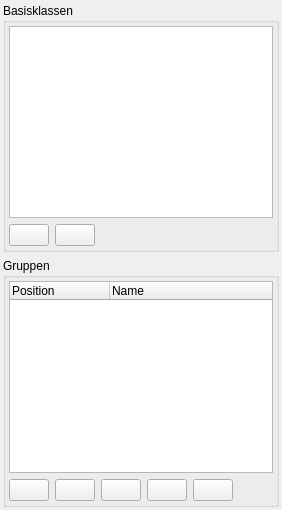
     <widget class="QWidget" name="tab_2">
      <attribute name="title">
       <string>Basisklassen und Gruppen</string>
      </attribute>
      <layout class="QVBoxLayout" name="verticalLayout_5">
       <property name="leftMargin">
        <number>3</number>
       </property>
       <property name="topMargin">
        <number>3</number>
       </property>
       <property name="rightMargin">
        <number>3</number>
       </property>
       <property name="bottomMargin">
        <number>3</number>
       </property>
       <item>
        <widget class="QGroupBox" name="groupBox">
         <property name="title">
          <string>Basisklassen</string>
         </property>
         <layout class="QVBoxLayout" name="verticalLayout">
          <property name="leftMargin">
           <number>3</number>
          </property>
          <property name="topMargin">
           <number>3</number>
          </property>
          <property name="rightMargin">
           <number>3</number>
          </property>
          <property name="bottomMargin">
           <number>3</number>
          </property>
          <item>
           <widget class="QListWidget" name="m_pqlbBaseClasses"/>
          </item>
          <item>
           <layout class="QHBoxLayout">
            <item>
             <widget class="QPushButton" name="m_pqpbAddBaseClass">
              <property name="text">
               <string/>
              </property>
              <property name="icon">
               <iconset resource="../../../guilibraries/wmsqml/src/wmsqml.qrc">
                <normaloff>:/icons/new24.png</normaloff>:/icons/new24.png</iconset>
              </property>
              <property name="iconSize">
               <size>
                <width>24</width>
                <height>24</height>
               </size>
              </property>
             </widget>
            </item>
            <item>
             <widget class="QPushButton" name="m_pqpbRemoveBaseClass">
              <property name="text">
               <string/>
              </property>
              <property name="icon">
               <iconset resource="../../../guilibraries/wmsqml/src/wmsqml.qrc">
                <normaloff>:/icons/delete24.png</normaloff>:/icons/delete24.png</iconset>
              </property>
              <property name="iconSize">
               <size>
                <width>24</width>
                <height>24</height>
               </size>
              </property>
             </widget>
            </item>
            <item>
             <spacer name="spacer2">
              <property name="orientation">
               <enum>Qt::Horizontal</enum>
              </property>
              <property name="sizeType">
               <enum>QSizePolicy::Expanding</enum>
              </property>
              <property name="sizeHint" stdset="0">
               <size>
                <width>141</width>
                <height>20</height>
               </size>
              </property>
             </spacer>
            </item>
           </layout>
          </item>
         </layout>
        </widget>
       </item>
       <item>
        <widget class="QGroupBox" name="groupBox_4">
         <property name="title">
          <string>Gruppen</string>
         </property>
         <layout class="QVBoxLayout" name="verticalLayout_3">
          <property name="leftMargin">
           <number>3</number>
          </property>
          <property name="topMargin">
           <number>3</number>
          </property>
          <property name="rightMargin">
           <number>3</number>
          </property>
          <property name="bottomMargin">
           <number>3</number>
          </property>
          <item>
           <widget class="QTreeWidget" name="m_pqtwGroups">
            <column>
             <property name="text">
              <string>Position</string>
             </property>
            </column>
            <column>
             <property name="text">
              <string>Name</string>
             </property>
            </column>
           </widget>
          </item>
          <item>
           <layout class="QHBoxLayout" name="horizontalLayout">
            <item>
             <widget class="QPushButton" name="m_pqpbAddGroup">
              <property name="text">
               <string/>
              </property>
              <property name="icon">
               <iconset resource="../../../guilibraries/wmsqml/src/wmsqml.qrc">
                <normaloff>:/icons/new.png</normaloff>:/icons/new.png</iconset>
              </property>
              <property name="iconSize">
               <size>
                <width>24</width>
                <height>24</height>
               </size>
              </property>
             </widget>
            </item>
            <item>
             <widget class="QPushButton" name="m_pqpbEditGroup">
              <property name="text">
               <string/>
              </property>
              <property name="icon">
               <iconset resource="../../../guilibraries/wmsqml/src/wmsqml.qrc">
                <normaloff>:/icons/edit24.png</normaloff>:/icons/edit24.png</iconset>
              </property>
              <property name="iconSize">
               <size>
                <width>24</width>
                <height>24</height>
               </size>
              </property>
             </widget>
            </item>
            <item>
             <widget class="QPushButton" name="m_pqpbDeleteGroup">
              <property name="text">
               <string/>
              </property>
              <property name="icon">
               <iconset resource="../../../guilibraries/wmsqml/src/wmsqml.qrc">
                <normaloff>:/icons/delete24.png</normaloff>:/icons/delete24.png</iconset>
              </property>
              <property name="iconSize">
               <size>
                <width>24</width>
                <height>24</height>
               </size>
              </property>
             </widget>
            </item>
            <item>
             <widget class="QPushButton" name="m_pqpbUp">
              <property name="text">
               <string/>
              </property>
              <property name="icon">
               <iconset resource="../../../guilibraries/wmsqml/src/wmsqml.qrc">
                <normaloff>:/icons/arrow-up24.png</normaloff>:/icons/arrow-up24.png</iconset>
              </property>
              <property name="iconSize">
               <size>
                <width>24</width>
                <height>24</height>
               </size>
              </property>
             </widget>
            </item>
            <item>
             <widget class="QPushButton" name="m_pqpbDown">
              <property name="text">
               <string/>
              </property>
              <property name="icon">
               <iconset resource="../../../guilibraries/wmsqml/src/wmsqml.qrc">
                <normaloff>:/icons/arrow-down24.png</normaloff>:/icons/arrow-down24.png</iconset>
              </property>
              <property name="iconSize">
               <size>
                <width>24</width>
                <height>24</height>
               </size>
              </property>
             </widget>
            </item>
            <item>
             <spacer name="horizontalSpacer">
              <property name="orientation">
               <enum>Qt::Horizontal</enum>
              </property>
              <property name="sizeHint" stdset="0">
               <size>
                <width>40</width>
                <height>20</height>
               </size>
              </property>
             </spacer>
            </item>
           </layout>
          </item>
         </layout>
        </widget>
       </item>
      </layout>
     </widget>
